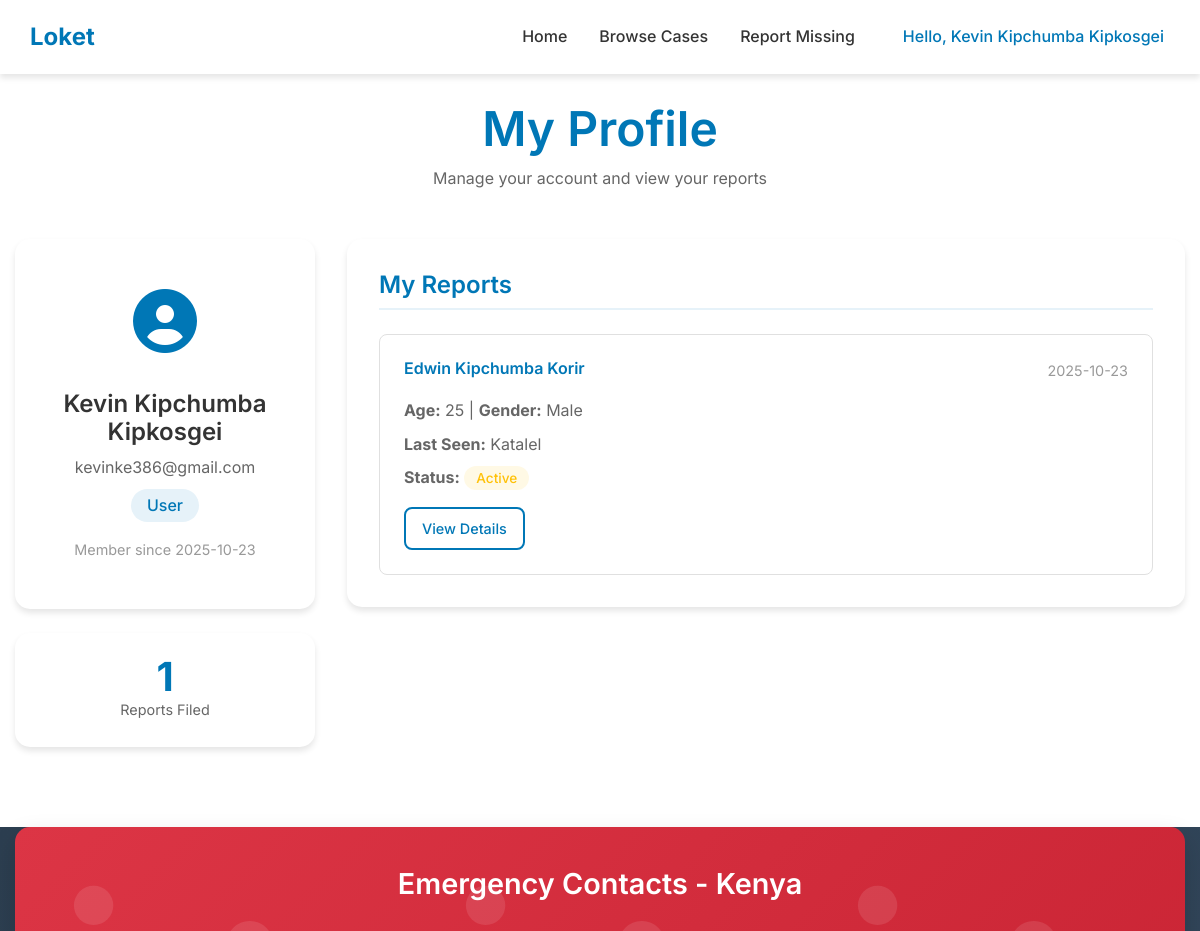
/profile (signed in, upper part), run on an earlier commit of the app's database.
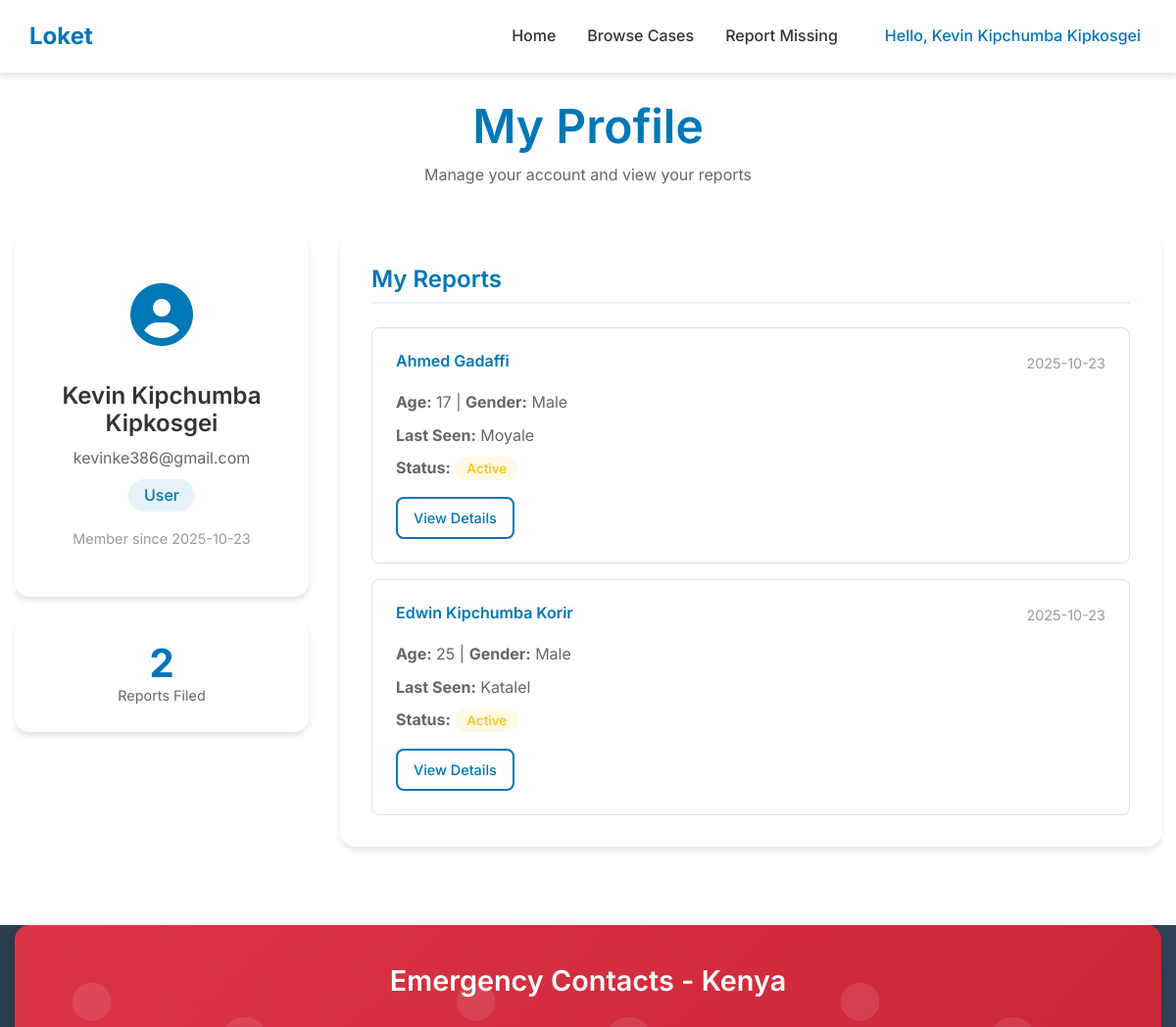
And on a later commit of the database.
### models.py (models this page shows, shortened)
class User(UserMixin, db.Model):
    id = db.Column(db.Integer, primary_key=True)
    name = db.Column(db.String(100), nullable=False)
    email = db.Column(db.String(100), unique=True, nullable=False)
    password_hash = db.Column(db.String(200), nullable=False)
    phone = db.Column(db.String(20), nullable=False)
    role = db.Column(db.String(20), default='user')
    date_joined = db.Column(db.DateTime, default=datetime.utcnow)
    missing_persons = db.relationship('MissingPerson', backref='reporter', lazy=True)

class MissingPerson(db.Model):
    id = db.Column(db.Integer, primary_key=True)
    name = db.Column(db.String(100), nullable=False)
    age = db.Column(db.Integer, nullable=False)
    gender = db.Column(db.String(20), nullable=False)
    last_seen = db.Column(db.String(200), nullable=False)
    last_seen_date = db.Column(db.Date, nullable=False)
    region = db.Column(db.String(50), nullable=False)
    description = db.Column(db.Text, nullable=False)
    contact_name = db.Column(db.String(100), nullable=False)
    contact_phone = db.Column(db.String(20), nullable=False)
    contact_email = db.Column(db.String(100), nullable=False)
    photo_filename = db.Column(db.String(200), nullable=True)
    date_reported = db.Column(db.DateTime, default=datetime.utcnow)
    is_found = db.Column(db.Boolean, default=False)
    reported_by = db.Column(db.Integer, db.ForeignKey('user.id'), nullable=False)

### app.py (the view)
@app.route('/profile')
@login_required
def profile():
    user_reports = MissingPerson.query.filter_by(reported_by=current_user.id).order_by(MissingPerson.date_reported.desc()).all()
    return render_template('profile.html', user_reports=user_reports)

### app.py (called while the page is built)
@login_manager.user_loader
def load_user(user_id):
    return User.query.get(int(user_id))

### templates/profile.html (shortened to what this page needs)
{% extends "base.html" %}
{% block content %}
<section class="profile-section">
    <div class="container">
        <div class="profile-header">
            <h1>My Profile</h1>
            <p>Manage your account and view your reports</p>
        </div>
        <div class="profile-content">
            <div class="profile-sidebar">
                <div class="profile-card">
                    <div class="profile-avatar">
                        <i class="fas fa-user-circle"></i>
                    </div>
                    <h3>{{ current_user.name }}</h3>
                    <p class="user-email">{{ current_user.email }}</p>
                    <p class="user-role">{{ current_user.role|title }}</p>
                    <p class="member-since">Member since {{ current_user.date_joined.strftime('%Y-%m-%d') }}</p>
                </div>
                <div class="profile-stats">
                    <div class="stat-item">
                        <span class="stat-number">{{ user_reports|length }}</span>
                        <span class="stat-label">Reports Filed</span>
                    </div>
                </div>
            </div>
            <div class="profile-main">
                <div class="profile-section-card">
                    <h3>My Reports</h3>
                    {% if user_reports %}
                        <div class="reports-list">
                            {% for report in user_reports %}
                            <div class="report-item">
                                <div class="report-header">
                                    <h4>{{ report.name }}</h4>
                                    <span class="report-date">{{ report.date_reported.strftime('%Y-%m-%d') }}</span>
                                </div>
                                <div class="report-details">
                                    <p><strong>Age:</strong> {{ report.age }} | <strong>Gender:</strong> {{ report.gender }}</p>
                                    <p><strong>Last Seen:</strong> {{ report.last_seen }}</p>
                                    <p><strong>Status:</strong>
                                        <span class="status-{{ 'found' if report.is_found else 'active' }}">
                                            {{ 'Found' if report.is_found else 'Active' }}
                                        </span>
                                    </p>
                                </div>
                                <div class="report-actions">
                                    <a href="{{ url_for('case_details', person_id=report.id) }}" class="btn btn-outline btn-sm">View Details</a>
                                </div>
                            </div>
                            {% endfor %}
                        </div>
                    {% endif %}
                </div>
            </div>
        </div>
    </div>
</section>
{% endblock %}

### templates/base.html (shortened to what this page needs)
<!DOCTYPE html>
<html lang="en">
<head>
    <link rel="stylesheet" href="{{ url_for('static', filename='css/style.css') }}">
    <link rel="stylesheet" href="https://cdnjs.cloudflare.com/ajax/libs/font-awesome/6.4.0/css/all.min.css">
</head>
<body>
    <nav class="navbar">
        <div class="nav-container">
            <div class="nav-logo">
                <a href="{{ url_for('index') }}">
                    <span>Loket</span>
                </a>
            </div>
            <div class="nav-menu" id="navMenu">
                <a href="{{ url_for('index') }}" class="nav-link">Home</a>
                <a href="{{ url_for('browse') }}" class="nav-link">Browse Cases</a>
                {% if current_user.is_authenticated %}
                <a href="{{ url_for('report_missing') }}" class="nav-link">Report Missing</a>
                {% endif %}
                <div class="user-controls">
                    {% if current_user.is_authenticated %}
                        <div class="user-menu">
                            <span class="user-greeting">Hello, {{ current_user.name }}</span>
                        </div>
                    {% else %}
                        <a href="{{ url_for('login') }}" class="btn-login">Login</a>
                        <a href="{{ url_for('register') }}" class="btn-register">Register</a>
                    {% endif %}
                </div>
            </div>
        </div>
    </nav>
    <main>
        {% block content %}{% endblock %}
    </main>
    <footer class="footer">
        <div class="container">
            <div class="emergency-section">
                <h3>Emergency Contacts - Kenya</h3>
            </div>
        </div>
    </footer>
</body>
</html>

What changed in the data, as far as the page shows it:
added MissingPerson: name "Ahmed Gadaffi", date_reported "2025-10-23", age "17", gender "Male", last_seen "Moyale", is_found "Active"
Also different on the page:
{{ user_reports|length }}: "1" → "2"
